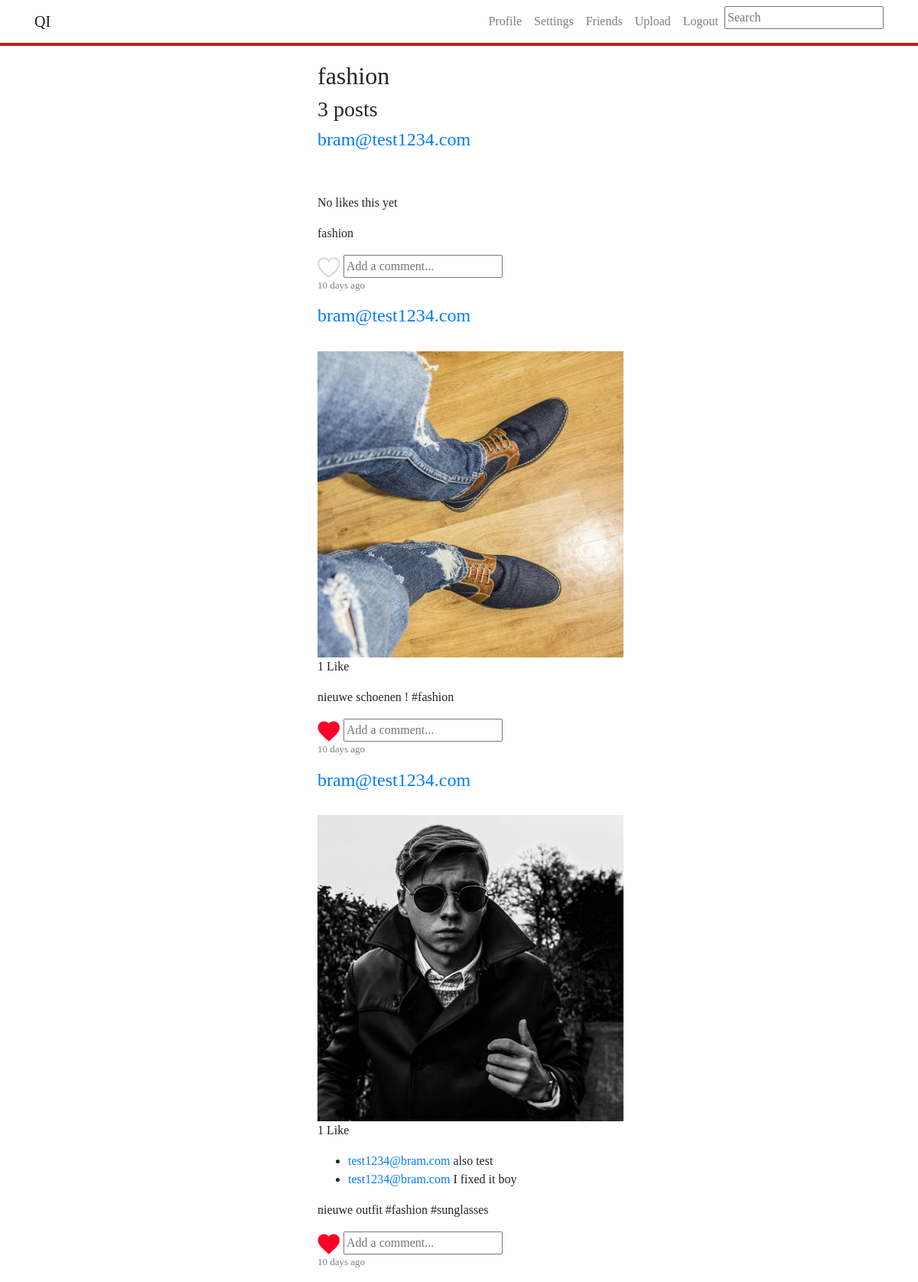
The page /search.php?txtSearch=fashion (signed in) on the database its author committed.
### tables this page shows
CREATE TABLE `posts` (
  `id` int(11) NOT NULL,
  `filelocation` varchar(500) NOT NULL,
  `imageuserid` int(11) NOT NULL,
  `besch` varchar(500) NOT NULL,
  `user` varchar(500) NOT NULL,
  `timestamp` timestamp NOT NULL DEFAULT CURRENT_TIMESTAMP ON UPDATE CURRENT_TIMESTAMP,
  `filter` varchar(20) NOT NULL,
  `location` varchar(255) NOT NULL
);

CREATE TABLE `comments` (
  `commentid` int(11) NOT NULL,
  `commentuserid` int(11) NOT NULL,
  `comment` varchar(300) NOT NULL,
  `commentpostid` int(11) NOT NULL,
  `commenttime` timestamp NOT NULL DEFAULT CURRENT_TIMESTAMP ON UPDATE CURRENT_TIMESTAMP,
  `email` varchar(200) NOT NULL
);

CREATE TABLE `users` (
  `id` int(11) NOT NULL,
  `email` varchar(255) NOT NULL,
  `password` varchar(255) NOT NULL,
  `avatar` varchar(500) NOT NULL,
  `bio` varchar(150) NOT NULL,
  `firstname` varchar(255) NOT NULL,
  `lastname` varchar(255) NOT NULL
);

### classes/postDetails.class.php (called while the page is built, shortened)
<?php
class postDetails{
    public function getPostHour($id){
        $conn = Db::getInstance();
        $postTime = $conn->prepare("SELECT timestamp FROM posts WHERE id = :id");
        $postTime->bindValue(':id', $id);
        $postTime->execute();
        $postTime = $postTime->fetch(PDO::FETCH_ASSOC);
        $currentTime = strtotime(date('Y-m-d H:i:s'));
        $postedTime = strtotime($postTime['timestamp']);
        $difference = $currentTime - $postedTime;
        $days = $difference/60/60/24;
        $hour = $difference/(60*60);
        $minutes = (abs($difference)/60);
        if(number_format($minutes, 0) < 1)
        {
            $result = "A moment ago";
        }
        elseif(number_format($hour, 0) < 1)
        {
            $result = number_format($minutes, 0). " minutes ago" ;
        }
        elseif(number_format($hour, 0) < 24)
        {
            $result = number_format($hour, 0)."h";
        }
        else
        {
            $result = number_format($days, 0)." days ago";
        }
        return $result;
    }
    public function likeCheck($postid){
        $conn = Db::getInstance();
        $likeSenderID = $_SESSION['userid'];
        $likeCheck = $conn->prepare("SELECT * FROM likes WHERE likeimageid = $postid AND likesendid = $likeSenderID");
        $likeCheck->execute();
        if ($likeCheck->rowCount() == 1) {
            return true;
        }
        else{return false;}
    }
    public function getLikes($postid){
    $conn = Db::getInstance();
        $likeCount = $conn->prepare("SELECT likeimageid FROM likes WHERE likeimageid = :likeimageid");
        $likeCount->bindValue(":likeimageid", $postid);
        $likeCount->execute();
        $result = $likeCount->rowCount();
        return $result;
    }
    public function getComments($postid){
        $conn = Db::getInstance();
        $getComments = $conn->prepare("SELECT * from comments where commentpostid = :postid");
        $getComments->bindValue(':postid', $postid);
        $getComments->execute();
        $comments = $getComments->fetchAll();
        return $comments;
    }
}
?>

### classes/User.class.php (called while the page is built, shortened)
<?php
class User{
    public function getProfile($userid)
    {
        $conn=Db::getInstance();
        $getProfile = $conn->prepare("select * from users where id = :id");
        $getProfile->bindValue(':id',$userid);
        $getProfile->execute();
        $profileInfo = $getProfile->fetch(PDO::FETCH_ASSOC);
        return $profileInfo;
    }
}

### search.php (the view, shortened to what this page needs)
<?php
include_once ('classes/postDetails.class.php');
include_once ('classes/User.class.php');
if(isset($_GET['txtSearch'])) {
    $conn = Db::getInstance();
    $searchKeyword = $_GET['txtSearch'];
    $results = array();
    $statement = $conn->prepare("SELECT * FROM posts WHERE besch LIKE :keywords OR user LIKE :keywords ORDER BY id DESC");
    $statement->bindValue(':keywords', '%' . $searchKeyword . '%');
    $statement->execute();
    if($statement->rowCount() >= 1){
        $results = $statement->fetchAll();
        $countPosts = $statement->rowCount();
    }
    else
    {
        $errorMessage = "Helaas, we vonden geen posts die gelijk zijn aan de zoekterm: ".$_GET['txtSearch'];
    }
}
?><!doctype html>
<html lang="en">
<head>
    <link rel="stylesheet" href="css/feed.css">
    <link rel="stylesheet" href="https://maxcdn.bootstrapcdn.com/bootstrap/4.0.0/css/bootstrap.min.css">
</head>
<?php include_once("includes/nav.inc.php"); ?>
<body>
<div class="indexFeed col-lg-4 mx-auto" style="margin-top: 80px;font-family: Oswald;">
    <h2><?php if(isset($countPosts)){echo $_GET['txtSearch'];} ?></h2>
    <h3><?php if(isset($countPosts)){echo "<span>".$countPosts."</span>"." posts";} ?></h3>
        <?php foreach($results as $res): ?>
    <div class="post__user" >
        <h4 class=""><a class="" href="profile.php?userID=<?php echo $res['imageuserid'];?>"><?php echo $res['user']?></a></h4>
    </div>
    <div class="">
        <img class="" src="<?php echo $res['filelocation']?>" alt="">
    </div>
    <p>
        <?php
        $likeCounter = new postDetails();
        $likes = $likeCounter->getLikes($res['id']);
        if($likes == 0) {
            echo "No likes this yet";
        }
        elseif($likes == 1)
        {
            echo $likes." Like";
        }
        else
        {
            echo $likes." Likes";
        }
        ?>
    </p>
    <div style="padding: auto;">
        <ul class="commentsList<?php echo $i; ?>">
            <?php
            $singlePost = new postDetails();
            $comments = $singlePost->getComments($res['id']);
            ?>
            <?php foreach( $comments as $comment): ?>
                <li>
                    <a href="profile.php?userID=<?php echo $comment['commentuserid']; ?>">
                        <?php
                        $user = new User();
                        $r=$user->getProfile($comment['commentuserid']);
                        $email = $r['email'];
                        echo $email;
                        ?></a>
                    <span class="comment-text"><?php echo htmlspecialchars($comment['comment']); ?></span>
                </li>
            <?php endforeach; ?>
        </ul>
        <div class="card-text">
            <p><?php echo $res['besch']?></p>
        </div>
            <?php
            $like = new postDetails();
            $likeCheck = $like->likeCheck($res['id']);
            if($likeCheck)
            {
                $source = "images/heart_filled.png";
                $class = "btnUnlike";
            }
            else
            {
                $source = "images/heart_blank.png";
                $class = "btnLike";
            }
            ?>
    </div>
    <form>
        <img class="likeHeart <?php echo $class; ?> "src="<?php echo $source; ?>" alt="like"
             value="<?php echo $res['id'] ?>">
        <input class="commentField<?php echo $i; ?>" type="text" name="commentField" placeholder="Add a comment...">
    </form>
    <p style="color: grey;font-size: small;">
        <?php
        $timestamp = new postDetails();
        $timestamp = $timestamp->getPostHour($res['id']);
        echo $timestamp;
        ?>
    </p>
    <?php endforeach;?>
</body>
</html>

### rows shown on the page
posts: user "bram@test1234.com", shows "No likes this yet", besch "fashion", shows a picture, timestamp "10 days ago"
posts: user "bram@test1234.com", filelocation (picture), likes "1", besch "nieuwe schoenen ! #fashion", timestamp "10 days ago"
posts: user "bram@test1234.com", filelocation (picture), likes "1", besch "nieuwe outfit #fashion #sunglasses", timestamp "10 days ago"
comments: users.email "test1234@bram.com", comment "also test"
comments: users.email "test1234@bram.com", comment "I fixed it boy"

### other values the page prints
$_GET['txtSearch'] "fashion"
$countPosts "3"
